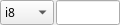
<?xml version="1.0" encoding="UTF-8"?>
<ui version="4.0">
 <class>WidgeHmiNewStructData</class>
 <widget class="QWidget" name="WidgeHmiNewStructData">
  <property name="geometry">
   <rect>
    <x>0</x>
    <y>0</y>
    <width>120</width>
    <height>22</height>
   </rect>
  </property>
  <property name="font">
   <font>
    <family>微軟正黑體</family>
   </font>
  </property>
  <layout class="QHBoxLayout" name="horizontalLayout">
   <property name="spacing">
    <number>2</number>
   </property>
   <property name="leftMargin">
    <number>0</number>
   </property>
   <property name="topMargin">
    <number>0</number>
   </property>
   <property name="rightMargin">
    <number>0</number>
   </property>
   <property name="bottomMargin">
    <number>0</number>
   </property>
   <item>
    <widget class="QComboBox" name="comboBox_type">
     <property name="sizePolicy">
      <sizepolicy hsizetype="Expanding" vsizetype="Fixed">
       <horstretch>0</horstretch>
       <verstretch>0</verstretch>
      </sizepolicy>
     </property>
     <item>
      <property name="text">
       <string>i8</string>
      </property>
     </item>
     <item>
      <property name="text">
       <string>i16</string>
      </property>
     </item>
     <item>
      <property name="text">
       <string>i32</string>
      </property>
     </item>
     <item>
      <property name="text">
       <string>i64</string>
      </property>
     </item>
     <item>
      <property name="text">
       <string>ui8</string>
      </property>
     </item>
     <item>
      <property name="text">
       <string>ui16</string>
      </property>
     </item>
     <item>
      <property name="text">
       <string>ui32</string>
      </property>
     </item>
     <item>
      <property name="text">
       <string>ui64</string>
      </property>
     </item>
     <item>
      <property name="text">
       <string>f32</string>
      </property>
     </item>
     <item>
      <property name="text">
       <string>f64</string>
      </property>
     </item>
    </widget>
   </item>
   <item>
    <widget class="QLineEdit" name="lineEdit_num"/>
   </item>
  </layout>
 </widget>
 <resources/>
 <connections/>
</ui>
